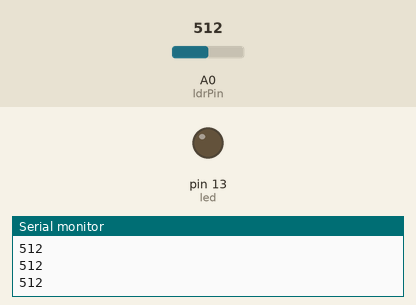
This sketch was run on a simulated Arduino Uno, built with avr-gcc and run on an emulated ATmega328P. On the bench: output pins drawn as LEDs (lit = HIGH), the last lines printed to the serial monitor. The inputs (shaded band) are chosen by the test bench; at power-on: A0 (ldrPin) = 512.

Above: at 1.3 s.
1.4 s: A0 (ldrPin) set to 54
2.9 s: A0 (ldrPin) set to 45
At 3.8 s:
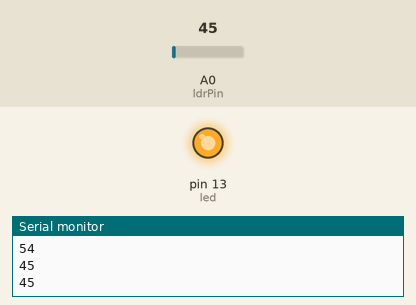
4.5 s: A0 (ldrPin) set to 122
At 4.9 s:
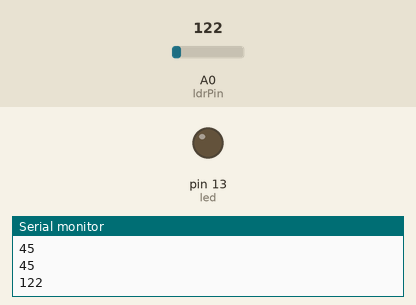
6.0 s: A0 (ldrPin) set to 40
At 7.3 s:
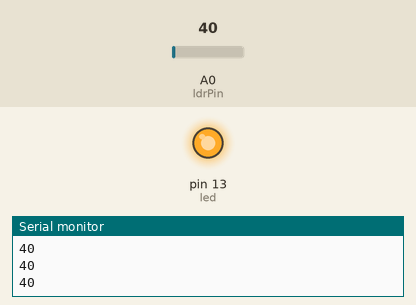
Timing chart, 0 to 8.5 s (numbered marks = the images above; inputs shaded):
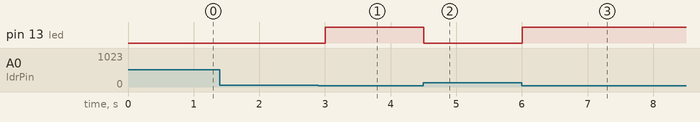

Measured:
- the behaviour switches between 51 and 50 on A0 (ldrPin) (found by bisection; images 0 and 1)
- after the input at 2.9 s, pin 13 (led): LOW → HIGH after 0.10 s
- after the input at 4.5 s, pin 13 (led): HIGH → LOW at once
- after the input at 6.0 s, pin 13 (led): LOW → HIGH at once

The sketch:

ldrControllingRelay.ino
```cpp
#define ldrPin A0
#define led 13
int value;
void setup() {

  Serial.begin(9600);
  pinMode(ldrPin, INPUT);
  pinMode(led, OUTPUT);

}

void loop() {
  value = analogRead(ldrPin);
  Serial.println(value);
  if(value<=50)
  {
    digitalWrite(led,HIGH);
    delay(500);
  }
  else
  {
    digitalWrite(led,LOW);
    delay(500);
  }

}
```
